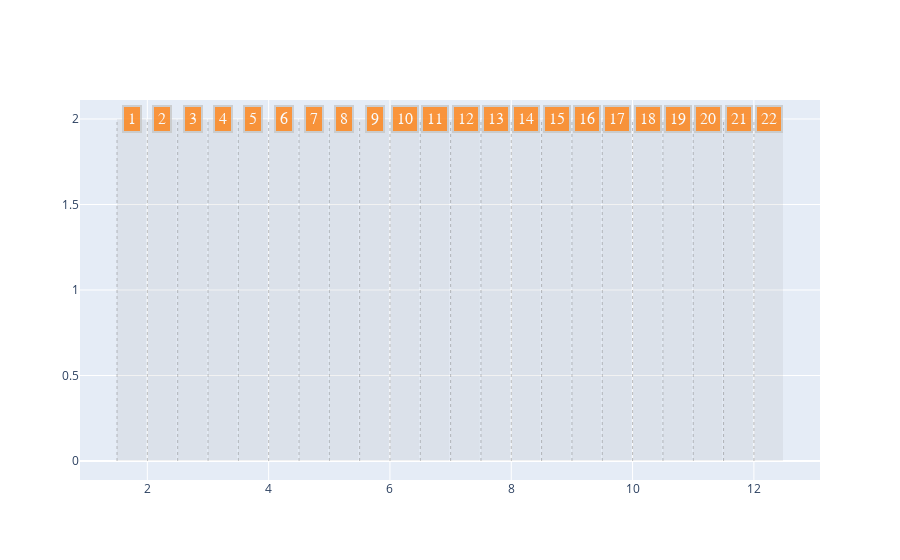

Here is the notebook cell this chart was saved with:
### Code cell
fig = go.Figure()

# plot the vertical lines for each fraction
for idx,i in enumerate(np.arange(1.5,12.5,0.5)):
    fig.add_shape(
        # Line Vertical
        dict(
            type="line",
            x0=i,
            y0=0,
            x1=i,
            y1=2,
            line=dict(
                color="grey",
                width=0.5,
                dash='dot'
            )
    ))

    fig.add_trace( # add invisible filled trace for hovering
        go.Scatter(
            x=[i,i,i+0.48,i+0.48,i], 
            y=[0,2,2,0,0], 
            fill="toself",
            fillcolor='grey',
            showlegend=False,
            hoverinfo='skip',
            mode='text',
            name='',
            opacity=0.1
        )
    )


    fig.add_annotation(
            x=i+0.25,
            y=2,
            xref="x",
            yref="y",
            text=f"{idx+1}",
            #textangle=-90,
            font=dict(
                family="Courier New, monospace",
                size=16,
                color="#ffffff"
                ),
            align="center",
            showarrow=False,
            bordercolor="#c7c7c7",
            borderwidth=2,
            borderpad=4,
            bgcolor="#ff7f0e",
            opacity=0.8
            )
fig.show()

### Figure 1 — Plotly figure (JSON) as saved in the notebook; plotly's stock layout.template omitted (floating-point values rounded to 4 significant figures)
{"data": [{"fill": "toself", "fillcolor": "grey", "hoverinfo": "skip", "mode": "text", "name": "", "opacity": 0.1, "showlegend": false, "type": "scatter", "x": [1.5, 1.5, 1.98, 1.98, 1.5], "y": [0, 2, 2, 0, 0]}, {"fill": "toself", "fillcolor": "grey", "hoverinfo": "skip", "mode": "text", "name": "", "opacity": 0.1, "showlegend": false, "type": "scatter", "x": [2, 2, 2.48, 2.48, 2], "y": [0, 2, 2, 0, 0]}, {"fill": "toself", "fillcolor": "grey", "hoverinfo": "skip", "mode": "text", "name": "", "opacity": 0.1, "showlegend": false, "type": "scatter", "x": [2.5, 2.5, 2.98, 2.98, 2.5], "y": [0, 2, 2, 0, 0]}, {"fill": "toself", "fillcolor": "grey", "hoverinfo": "skip", "mode": "text", "name": "", "opacity": 0.1, "showlegend": false, "type": "scatter", "x": [3, 3, 3.48, 3.48, 3], "y": [0, 2, 2, 0, 0]}, {"fill": "toself", "fillcolor": "grey", "hoverinfo": "skip", "mode": "text", "name": "", "opacity": 0.1, "showlegend": false, "type": "scatter", "x": [3.5, 3.5, 3.98, 3.98, 3.5], "y": [0, 2, 2, 0, 0]}, {"fill": "toself", "fillcolor": "grey", "hoverinfo": "skip", "mode": "text", "name": "", "opacity": 0.1, "showlegend": false, "type": "scatter", "x": [4, 4, 4.48, 4.48, 4], "y": [0, 2, 2, 0, 0]}, {"fill": "toself", "fillcolor": "grey", "hoverinfo": "skip", "mode": "text", "name": "", "opacity": 0.1, "showlegend": false, "type": "scatter", "x": [4.5, 4.5, 4.98, 4.98, 4.5], "y": [0, 2, 2, 0, 0]}, {"fill": "toself", "fillcolor": "grey", "hoverinfo": "skip", "mode": "text", "name": "", "opacity": 0.1, "showlegend": false, "type": "scatter", "x": [5, 5, 5.48, 5.48, 5], "y": [0, 2, 2, 0, 0]}, {"fill": "toself", "fillcolor": "grey", "hoverinfo": "skip", "mode": "text", "name": "", "opacity": 0.1, "showlegend": false, "type": "scatter", "x": [5.5, 5.5, 5.98, 5.98, 5.5], "y": [0, 2, 2, 0, 0]}, {"fill": "toself", "fillcolor": "grey", "hoverinfo": "skip", "mode": "text", "name": "", "opacity": 0.1, "showlegend": false, "type": "scatter", "x": [6, 6, 6.48, 6.48, 6], "y": [0, 2, 2, 0, 0]}, {"fill": "toself", "fillcolor": "grey", "hoverinfo": "skip", "mode": "text", "name": "", "opacity": 0.1, "showlegend": false, "type": "scatter", "x": [6.5, 6.5, 6.98, 6.98, 6.5], "y": [0, 2, 2, 0, 0]}, {"fill": "toself", "fillcolor": "grey", "hoverinfo": "skip", "mode": "text", "name": "", "opacity": 0.1, "showlegend": false, "type": "scatter", "x": [7, 7, 7.48, 7.48, 7], "y": [0, 2, 2, 0, 0]}, {"fill": "toself", "fillcolor": "grey", "hoverinfo": "skip", "mode": "text", "name": "", "opacity": 0.1, "showlegend": false, "type": "scatter", "x": [7.5, 7.5, 7.98, 7.98, 7.5], "y": [0, 2, 2, 0, 0]}, {"fill": "toself", "fillcolor": "grey", "hoverinfo": "skip", "mode": "text", "name": "", "opacity": 0.1, "showlegend": false, "type": "scatter", "x": [8, 8, 8.48, 8.48, 8], "y": [0, 2, 2, 0, 0]}, {"fill": "toself", "fillcolor": "grey", "hoverinfo": "skip", "mode": "text", "name": "", "opacity": 0.1, "showlegend": false, "type": "scatter", "x": [8.5, 8.5, 8.98, 8.98, 8.5], "y": [0, 2, 2, 0, 0]}, {"fill": "toself", "fillcolor": "grey", "hoverinfo": "skip", "mode": "text", "name": "", "opacity": 0.1, "showlegend": false, "type": "scatter", "x": [9, 9, 9.48, 9.48, 9], "y": [0, 2, 2, 0, 0]}, {"fill": "toself", "fillcolor": "grey", "hoverinfo": "skip", "mode": "text", "name": "", "opacity": 0.1, "showlegend": false, "type": "scatter", "x": [9.5, 9.5, 9.98, 9.98, 9.5], "y": [0, 2, 2, 0, 0]}, {"fill": "toself", "fillcolor": "grey", "hoverinfo": "skip", "mode": "text", "name": "", "opacity": 0.1, "showlegend": false, "type": "scatter", "x": [10, 10, 10.48, 10.48, 10], "y": [0, 2, 2, 0, 0]}, {"fill": "toself", "fillcolor": "grey", "hoverinfo": "skip", "mode": "text", "name": "", "opacity": 0.1, "showlegend": false, "type": "scatter", "x": [10.5, 10.5, 10.98, 10.98, 10.5], "y": [0, 2, 2, 0, 0]}, {"fill": "toself", "fillcolor": "grey", "hoverinfo": "skip", "mode": "text", "name": "", "opacity": 0.1, "showlegend": false, "type": "scatter", "x": [11, 11, 11.48, 11.48, 11], "y": [0, 2, 2, 0, 0]}, {"fill": "toself", "fillcolor": "grey", "hoverinfo": "skip", "mode": "text", "name": "", "opacity": 0.1, "showlegend": false, "type": "scatter", "x": [11.5, 11.5, 11.98, 11.98, 11.5], "y": [0, 2, 2, 0, 0]}, {"fill": "toself", "fillcolor": "grey", "hoverinfo": "skip", "mode": "text", "name": "", "opacity": 0.1, "showlegend": false, "type": "scatter", "x": [12, 12, 12.48, 12.48, 12], "y": [0, 2, 2, 0, 0]}], "layout": {"annotations": [{"align": "center", "bgcolor": "#ff7f0e", "bordercolor": "#c7c7c7", "borderpad": 4, "borderwidth": 2, "font": {"color": "#ffffff", "family": "Courier New, monospace", "size": 16}, "opacity": 0.8, "showarrow": false, "text": "1", "x": 1.75, "xref": "x", "y": 2, "yref": "y"}, {"align": "center", "bgcolor": "#ff7f0e", "bordercolor": "#c7c7c7", "borderpad": 4, "borderwidth": 2, "font": {"color": "#ffffff", "family": "Courier New, monospace", "size": 16}, "opacity": 0.8, "showarrow": false, "text": "2", "x": 2.25, "xref": "x", "y": 2, "yref": "y"}, {"align": "center", "bgcolor": "#ff7f0e", "bordercolor": "#c7c7c7", "borderpad": 4, "borderwidth": 2, "font": {"color": "#ffffff", "family": "Courier New, monospace", "size": 16}, "opacity": 0.8, "showarrow": false, "text": "3", "x": 2.75, "xref": "x", "y": 2, "yref": "y"}, {"align": "center", "bgcolor": "#ff7f0e", "bordercolor": "#c7c7c7", "borderpad": 4, "borderwidth": 2, "font": {"color": "#ffffff", "family": "Courier New, monospace", "size": 16}, "opacity": 0.8, "showarrow": false, "text": "4", "x": 3.25, "xref": "x", "y": 2, "yref": "y"}, {"align": "center", "bgcolor": "#ff7f0e", "bordercolor": "#c7c7c7", "borderpad": 4, "borderwidth": 2, "font": {"color": "#ffffff", "family": "Courier New, monospace", "size": 16}, "opacity": 0.8, "showarrow": false, "text": "5", "x": 3.75, "xref": "x", "y": 2, "yref": "y"}, {"align": "center", "bgcolor": "#ff7f0e", "bordercolor": "#c7c7c7", "borderpad": 4, "borderwidth": 2, "font": {"color": "#ffffff", "family": "Courier New, monospace", "size": 16}, "opacity": 0.8, "showarrow": false, "text": "6", "x": 4.25, "xref": "x", "y": 2, "yref": "y"}, {"align": "center", "bgcolor": "#ff7f0e", "bordercolor": "#c7c7c7", "borderpad": 4, "borderwidth": 2, "font": {"color": "#ffffff", "family": "Courier New, monospace", "size": 16}, "opacity": 0.8, "showarrow": false, "text": "7", "x": 4.75, "xref": "x", "y": 2, "yref": "y"}, {"align": "center", "bgcolor": "#ff7f0e", "bordercolor": "#c7c7c7", "borderpad": 4, "borderwidth": 2, "font": {"color": "#ffffff", "family": "Courier New, monospace", "size": 16}, "opacity": 0.8, "showarrow": false, "text": "8", "x": 5.25, "xref": "x", "y": 2, "yref": "y"}, {"align": "center", "bgcolor": "#ff7f0e", "bordercolor": "#c7c7c7", "borderpad": 4, "borderwidth": 2, "font": {"color": "#ffffff", "family": "Courier New, monospace", "size": 16}, "opacity": 0.8, "showarrow": false, "text": "9", "x": 5.75, "xref": "x", "y": 2, "yref": "y"}, {"align": "center", "bgcolor": "#ff7f0e", "bordercolor": "#c7c7c7", "borderpad": 4, "borderwidth": 2, "font": {"color": "#ffffff", "family": "Courier New, monospace", "size": 16}, "opacity": 0.8, "showarrow": false, "text": "10", "x": 6.25, "xref": "x", "y": 2, "yref": "y"}, {"align": "center", "bgcolor": "#ff7f0e", "bordercolor": "#c7c7c7", "borderpad": 4, "borderwidth": 2, "font": {"color": "#ffffff", "family": "Courier New, monospace", "size": 16}, "opacity": 0.8, "showarrow": false, "text": "11", "x": 6.75, "xref": "x", "y": 2, "yref": "y"}, {"align": "center", "bgcolor": "#ff7f0e", "bordercolor": "#c7c7c7", "borderpad": 4, "borderwidth": 2, "font": {"color": "#ffffff", "family": "Courier New, monospace", "size": 16}, "opacity": 0.8, "showarrow": false, "text": "12", "x": 7.25, "xref": "x", "y": 2, "yref": "y"}, {"align": "center", "bgcolor": "#ff7f0e", "bordercolor": "#c7c7c7", "borderpad": 4, "borderwidth": 2, "font": {"color": "#ffffff", "family": "Courier New, monospace", "size": 16}, "opacity": 0.8, "showarrow": false, "text": "13", "x": 7.75, "xref": "x", "y": 2, "yref": "y"}, {"align": "center", "bgcolor": "#ff7f0e", "bordercolor": "#c7c7c7", "borderpad": 4, "borderwidth": 2, "font": {"color": "#ffffff", "family": "Courier New, monospace", "size": 16}, "opacity": 0.8, "showarrow": false, "text": "14", "x": 8.25, "xref": "x", "y": 2, "yref": "y"}, {"align": "center", "bgcolor": "#ff7f0e", "bordercolor": "#c7c7c7", "borderpad": 4, "borderwidth": 2, "font": {"color": "#ffffff", "family": "Courier New, monospace", "size": 16}, "opacity": 0.8, "showarrow": false, "text": "15", "x": 8.75, "xref": "x", "y": 2, "yref": "y"}, {"align": "center", "bgcolor": "#ff7f0e", "bordercolor": "#c7c7c7", "borderpad": 4, "borderwidth": 2, "font": {"color": "#ffffff", "family": "Courier New, monospace", "size": 16}, "opacity": 0.8, "showarrow": false, "text": "16", "x": 9.25, "xref": "x", "y": 2, "yref": "y"}, {"align": "center", "bgcolor": "#ff7f0e", "bordercolor": "#c7c7c7", "borderpad": 4, "borderwidth": 2, "font": {"color": "#ffffff", "family": "Courier New, monospace", "size": 16}, "opacity": 0.8, "showarrow": false, "text": "17", "x": 9.75, "xref": "x", "y": 2, "yref": "y"}, {"align": "center", "bgcolor": "#ff7f0e", "bordercolor": "#c7c7c7", "borderpad": 4, "borderwidth": 2, "font": {"color": "#ffffff", "family": "Courier New, monospace", "size": 16}, "opacity": 0.8, "showarrow": false, "text": "18", "x": 10.25, "xref": "x", "y": 2, "yref": "y"}, {"align": "center", "bgcolor": "#ff7f0e", "bordercolor": "#c7c7c7", "borderpad": 4, "borderwidth": 2, "font": {"color": "#ffffff", "family": "Courier New, monospace", "size": 16}, "opacity": 0.8, "showarrow": false, "text": "19", "x": 10.75, "xref": "x", "y": 2, "yref": "y"}, {"align": "center", "bgcolor": "#ff7f0e", "bordercolor": "#c7c7c7", "borderpad": 4, "borderwidth": 2, "font": {"color": "#ffffff", "family": "Courier New, monospace", "size": 16}, "opacity": 0.8, "showarrow": false, "text": "20", "x": 11.25, "xref": "x", "y": 2, "yref": "y"}, {"align": "center", "bgcolor": "#ff7f0e", "bordercolor": "#c7c7c7", "borderpad": 4, "borderwidth": 2, "font": {"color": "#ffffff", "family": "Courier New, monospace", "size": 16}, "opacity": 0.8, "showarrow": false, "text": "21", "x": 11.75, "xref": "x", "y": 2, "yref": "y"}, {"align": "center", "bgcolor": "#ff7f0e", "bordercolor": "#c7c7c7", "borderpad": 4, "borderwidth": 2, "font": {"color": "#ffffff", "family": "Courier New, monospace", "size": 16}, "opacity": 0.8, "showarrow": false, "text": "22", "x": 12.25, "xref": "x", "y": 2, "yref": "y"}], "autosize": true, "shapes": [{"line": {"color": "grey", "dash": "dot", "width": 0.5}, "type": "line", "x0": 1.5, "x1": 1.5, "y0": 0, "y1": 2}, {"line": {"color": "grey", "dash": "dot", "width": 0.5}, "type": "line", "x0": 2, "x1": 2, "y0": 0, "y1": 2}, {"line": {"color": "grey", "dash": "dot", "width": 0.5}, "type": "line", "x0": 2.5, "x1": 2.5, "y0": 0, "y1": 2}, {"line": {"color": "grey", "dash": "dot", "width": 0.5}, "type": "line", "x0": 3, "x1": 3, "y0": 0, "y1": 2}, {"line": {"color": "grey", "dash": "dot", "width": 0.5}, "type": "line", "x0": 3.5, "x1": 3.5, "y0": 0, "y1": 2}, {"line": {"color": "grey", "dash": "dot", "width": 0.5}, "type": "line", "x0": 4, "x1": 4, "y0": 0, "y1": 2}, {"line": {"color": "grey", "dash": "dot", "width": 0.5}, "type": "line", "x0": 4.5, "x1": 4.5, "y0": 0, "y1": 2}, {"line": {"color": "grey", "dash": "dot", "width": 0.5}, "type": "line", "x0": 5, "x1": 5, "y0": 0, "y1": 2}, {"line": {"color": "grey", "dash": "dot", "width": 0.5}, "type": "line", "x0": 5.5, "x1": 5.5, "y0": 0, "y1": 2}, {"line": {"color": "grey", "dash": "dot", "width": 0.5}, "type": "line", "x0": 6, "x1": 6, "y0": 0, "y1": 2}, {"line": {"color": "grey", "dash": "dot", "width": 0.5}, "type": "line", "x0": 6.5, "x1": 6.5, "y0": 0, "y1": 2}, {"line": {"color": "grey", "dash": "dot", "width": 0.5}, "type": "line", "x0": 7, "x1": 7, "y0": 0, "y1": 2}, {"line": {"color": "grey", "dash": "dot", "width": 0.5}, "type": "line", "x0": 7.5, "x1": 7.5, "y0": 0, "y1": 2}, {"line": {"color": "grey", "dash": "dot", "width": 0.5}, "type": "line", "x0": 8, "x1": 8, "y0": 0, "y1": 2}, {"line": {"color": "grey", "dash": "dot", "width": 0.5}, "type": "line", "x0": 8.5, "x1": 8.5, "y0": 0, "y1": 2}, {"line": {"color": "grey", "dash": "dot", "width": 0.5}, "type": "line", "x0": 9, "x1": 9, "y0": 0, "y1": 2}, {"line": {"color": "grey", "dash": "dot", "width": 0.5}, "type": "line", "x0": 9.5, "x1": 9.5, "y0": 0, "y1": 2}, {"line": {"color": "grey", "dash": "dot", "width": 0.5}, "type": "line", "x0": 10, "x1": 10, "y0": 0, "y1": 2}, {"line": {"color": "grey", "dash": "dot", "width": 0.5}, "type": "line", "x0": 10.5, "x1": 10.5, "y0": 0, "y1": 2}, {"line": {"color": "grey", "dash": "dot", "width": 0.5}, "type": "line", "x0": 11, "x1": 11, "y0": 0, "y1": 2}, {"line": {"color": "grey", "dash": "dot", "width": 0.5}, "type": "line", "x0": 11.5, "x1": 11.5, "y0": 0, "y1": 2}, {"line": {"color": "grey", "dash": "dot", "width": 0.5}, "type": "line", "x0": 12, "x1": 12, "y0": 0, "y1": 2}], "xaxis": {"autorange": true, "range": [0.89, 13.09], "type": "linear"}, "yaxis": {"autorange": true, "range": [-0.112, 2.129], "type": "linear"}}}
